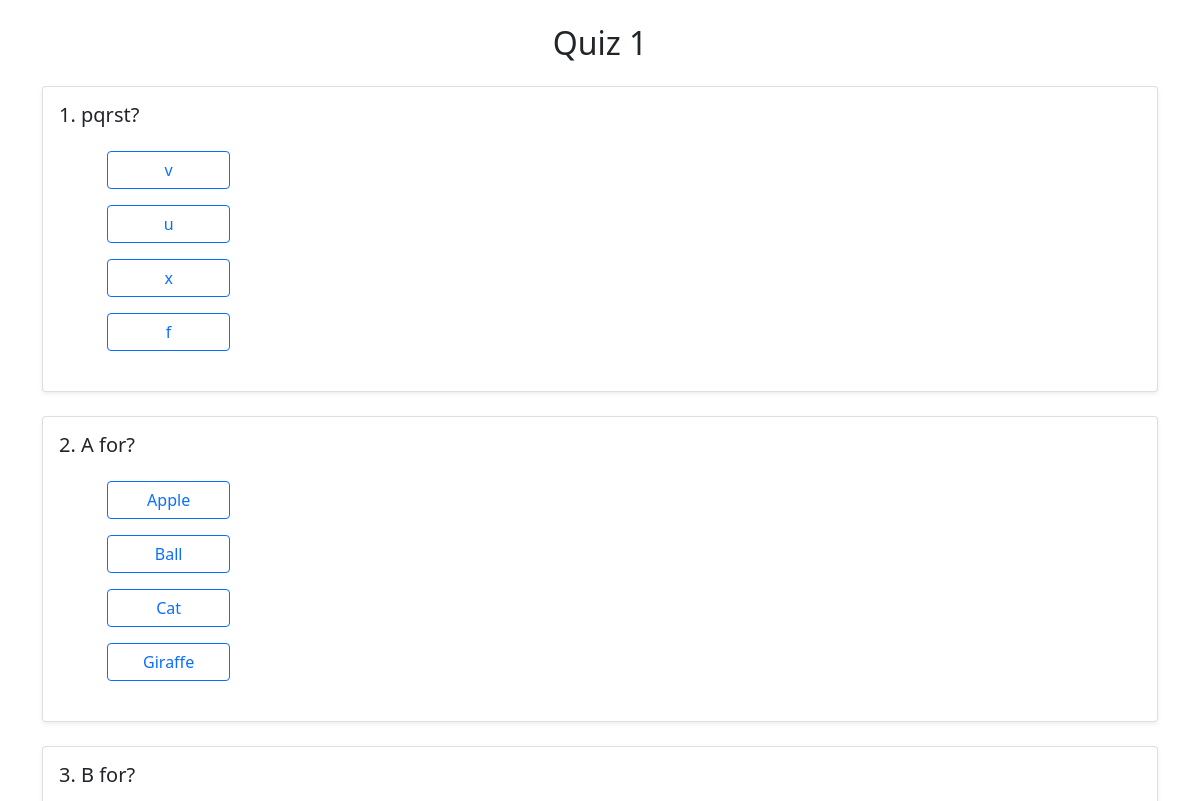
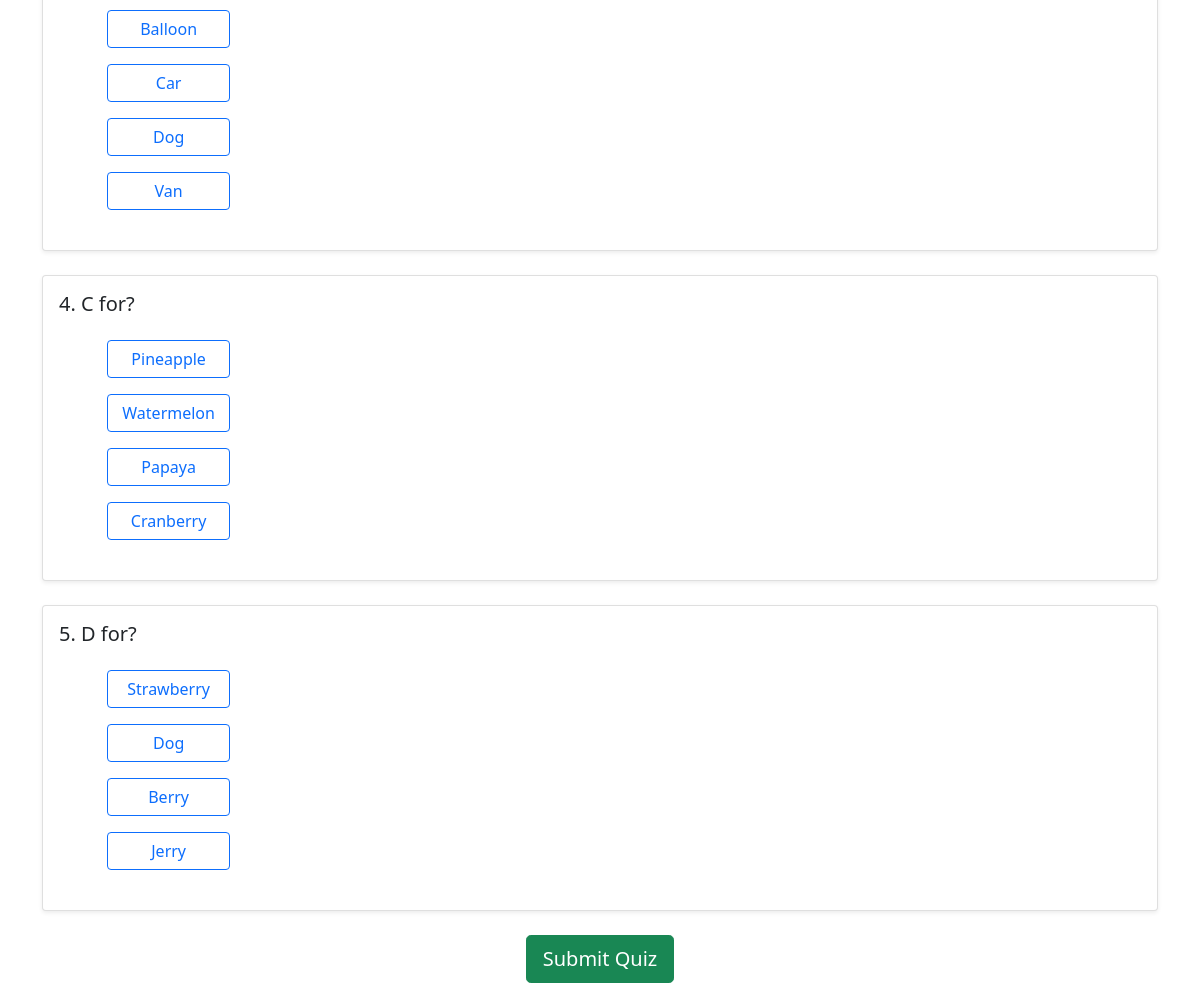
Screenshot of /Student/1/quiz with the database file from the repository (2 pictures, top to bottom).
### Student/models.py (models this page shows, shortened)
class Quiz(models.Model):
    title = models.CharField(max_length=255)
    description = models.TextField()
    created_at = models.DateTimeField(auto_now_add=True)

class Question(models.Model):
    quiz = models.ForeignKey(Quiz, related_name='questions', on_delete=models.CASCADE)
    question_text = models.TextField()

class Choice(models.Model):
    question = models.ForeignKey(Question, related_name='answers', on_delete=models.CASCADE)
    choice_text = models.TextField()
    is_answer = models.BooleanField(default=False)

### Student/views.py (the view)
# urls.py: path('<int:quiz_id>/quiz', views.quizView, name="quiz"),
@never_cache
def quizView(request, quiz_id):
    try:
        res = Result.objects.get(user_id = request.user.id, quiz_id = quiz_id)
        user_choices_json = res.user_choices_json
        score, total_questions = 0, 0
        for ans in user_choices_json.values():
            if ans['selected'] == ans['correct']:
                score += 1
            total_questions += 1
        return render(request, 'Student/standby.html', {'message':'You have already answered the quiz', 'user_choices_json' : user_choices_json, 'score':score, 'total_questions':total_questions})
    except:
        return render(request, 'Student/quiz.html', {'quiz':Quiz.objects.get(pk = quiz_id)})

### Student/templates/Student/quiz.html (shortened to what this page needs)
{% extends "Student/base.html" %}
{% block content %}
    <div class="container mt-4">
        <h2 class="text-center mb-4">{{ quiz.title }}</h2>
        <form action="{% url 'Student:calculate_result' quiz.id %}" method="post">
            {% for question in quiz.questions.all %}
                <div class="card mb-4 shadow-sm">
                    <div class="card-body">
                        <h5 class="card-title">{{ forloop.counter }}. {{ question.question_text }}</h5>
                        <ul class="list-group-unstyled mt-3">
                            {% for choice in question.answers.all %}
                            <div class="col-12 col-md-6 col lg-4">
                                <li class="list-group-item border-0">
                                    <label class="btn btn-outline-primary col-form-label-lg w-25" for="choice_{{choice.id}}">{{ choice.choice_text }}</label>
                                </li>
                            </div>
                            {% endfor %}
                        </ul>
                    </div>
                </div>
            {% endfor %}
            <div class="text-center">
                <button type="submit" class="btn btn-success btn-lg">Submit Quiz</button>
            </div>
        </form>
    </div>
{% endblock %}

### rows the page displays
Quiz: title "Quiz 1"
Question: question_text "pqrst?"
Choice: choice_text "v"
Choice: choice_text "u"
Choice: choice_text "x"
Choice: choice_text "f"
Question: question_text "A for?"
Choice: choice_text "Apple"
Choice: choice_text "Ball"
Choice: choice_text "Cat"
Choice: choice_text "Giraffe"
Question: question_text "B for?"
Choice: choice_text "Balloon"
Choice: choice_text "Car"
Choice: choice_text "Dog"
Choice: choice_text "Van"
Question: question_text "C for?"
Choice: choice_text "Pineapple"
Choice: choice_text "Watermelon"
Choice: choice_text "Papaya"
Choice: choice_text "Cranberry"
Question: question_text "D for?"
Choice: choice_text "Strawberry"
Choice: choice_text "Dog"
Choice: choice_text "Berry"
Choice: choice_text "Jerry"
